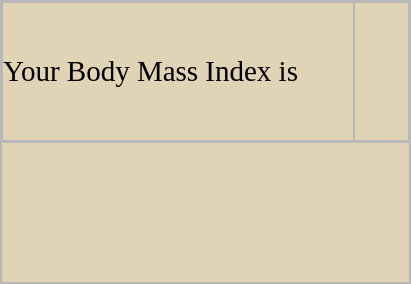
<?xml version="1.0" encoding="UTF-8"?>
<ui version="4.0">
 <class>displaybmi</class>
 <widget class="QMainWindow" name="displaybmi">
  <property name="geometry">
   <rect>
    <x>0</x>
    <y>0</y>
    <width>411</width>
    <height>284</height>
   </rect>
  </property>
  <property name="maximumSize">
   <size>
    <width>500</width>
    <height>500</height>
   </size>
  </property>
  <property name="windowTitle">
   <string>displaybmi</string>
  </property>
  <property name="styleSheet">
   <string notr="true">QMainWindow {background: #e0d3b6;} QPushButton {background: #cc7f63;} QCommandLinkButton {background:#e0d3b6;} QLabel {font: #000000;} QLineEdit {font: #161514;}</string>
  </property>
  <widget class="QWidget" name="centralwidget">
   <layout class="QVBoxLayout" name="verticalLayout">
    <property name="spacing">
     <number>0</number>
    </property>
    <property name="leftMargin">
     <number>0</number>
    </property>
    <property name="topMargin">
     <number>0</number>
    </property>
    <property name="rightMargin">
     <number>0</number>
    </property>
    <property name="bottomMargin">
     <number>0</number>
    </property>
    <item>
     <widget class="QFrame" name="frame">
      <property name="frameShape">
       <enum>QFrame::StyledPanel</enum>
      </property>
      <property name="frameShadow">
       <enum>QFrame::Raised</enum>
      </property>
      <layout class="QVBoxLayout" name="verticalLayout_2">
       <property name="spacing">
        <number>0</number>
       </property>
       <property name="leftMargin">
        <number>0</number>
       </property>
       <property name="topMargin">
        <number>0</number>
       </property>
       <property name="rightMargin">
        <number>0</number>
       </property>
       <property name="bottomMargin">
        <number>0</number>
       </property>
       <item>
        <widget class="QFrame" name="frame_2">
         <property name="frameShape">
          <enum>QFrame::StyledPanel</enum>
         </property>
         <property name="frameShadow">
          <enum>QFrame::Raised</enum>
         </property>
         <layout class="QHBoxLayout" name="horizontalLayout_4">
          <property name="spacing">
           <number>0</number>
          </property>
          <property name="leftMargin">
           <number>0</number>
          </property>
          <property name="topMargin">
           <number>0</number>
          </property>
          <property name="rightMargin">
           <number>0</number>
          </property>
          <property name="bottomMargin">
           <number>0</number>
          </property>
          <item>
           <widget class="QFrame" name="frame_5">
            <property name="minimumSize">
             <size>
              <width>100</width>
              <height>0</height>
             </size>
            </property>
            <property name="frameShape">
             <enum>QFrame::StyledPanel</enum>
            </property>
            <property name="frameShadow">
             <enum>QFrame::Raised</enum>
            </property>
            <layout class="QHBoxLayout" name="horizontalLayout_3">
             <property name="spacing">
              <number>0</number>
             </property>
             <property name="leftMargin">
              <number>0</number>
             </property>
             <property name="topMargin">
              <number>0</number>
             </property>
             <property name="rightMargin">
              <number>0</number>
             </property>
             <property name="bottomMargin">
              <number>0</number>
             </property>
             <item>
              <widget class="QLabel" name="label">
               <property name="minimumSize">
                <size>
                 <width>350</width>
                 <height>0</height>
                </size>
               </property>
               <property name="maximumSize">
                <size>
                 <width>350</width>
                 <height>16777215</height>
                </size>
               </property>
               <property name="font">
                <font>
                 <family>Times New Roman</family>
                 <pointsize>22</pointsize>
                 <italic>false</italic>
                 <bold>false</bold>
                </font>
               </property>
               <property name="styleSheet">
                <string notr="true">QMainWindow {background: #e0d3b6;} QPushButton {background: #cc7f63;} QCommandLinkButton {background:#e0d3b6;} QLabel {font: #000000;} QLineEdit {font: #161514;}</string>
               </property>
               <property name="text">
                <string>Your Body Mass Index is </string>
               </property>
              </widget>
             </item>
            </layout>
           </widget>
          </item>
          <item>
           <widget class="QFrame" name="frame_4">
            <property name="frameShape">
             <enum>QFrame::StyledPanel</enum>
            </property>
            <property name="frameShadow">
             <enum>QFrame::Raised</enum>
            </property>
            <layout class="QHBoxLayout" name="horizontalLayout">
             <property name="spacing">
              <number>0</number>
             </property>
             <property name="leftMargin">
              <number>0</number>
             </property>
             <property name="topMargin">
              <number>0</number>
             </property>
             <property name="rightMargin">
              <number>0</number>
             </property>
             <property name="bottomMargin">
              <number>0</number>
             </property>
             <item>
              <widget class="QLabel" name="label_2">
               <property name="font">
                <font>
                 <family>Times New Roman</family>
                 <pointsize>22</pointsize>
                 <italic>false</italic>
                 <bold>false</bold>
                </font>
               </property>
               <property name="styleSheet">
                <string notr="true">QLabel{border-color: black;}</string>
               </property>
               <property name="text">
                <string/>
               </property>
              </widget>
             </item>
            </layout>
           </widget>
          </item>
         </layout>
        </widget>
       </item>
       <item>
        <widget class="QFrame" name="frame_3">
         <property name="frameShape">
          <enum>QFrame::StyledPanel</enum>
         </property>
         <property name="frameShadow">
          <enum>QFrame::Raised</enum>
         </property>
         <layout class="QHBoxLayout" name="horizontalLayout_2">
          <property name="spacing">
           <number>0</number>
          </property>
          <property name="leftMargin">
           <number>0</number>
          </property>
          <property name="topMargin">
           <number>0</number>
          </property>
          <property name="rightMargin">
           <number>0</number>
          </property>
          <property name="bottomMargin">
           <number>0</number>
          </property>
         </layout>
        </widget>
       </item>
      </layout>
     </widget>
    </item>
   </layout>
  </widget>
 </widget>
 <resources/>
 <connections/>
</ui>
